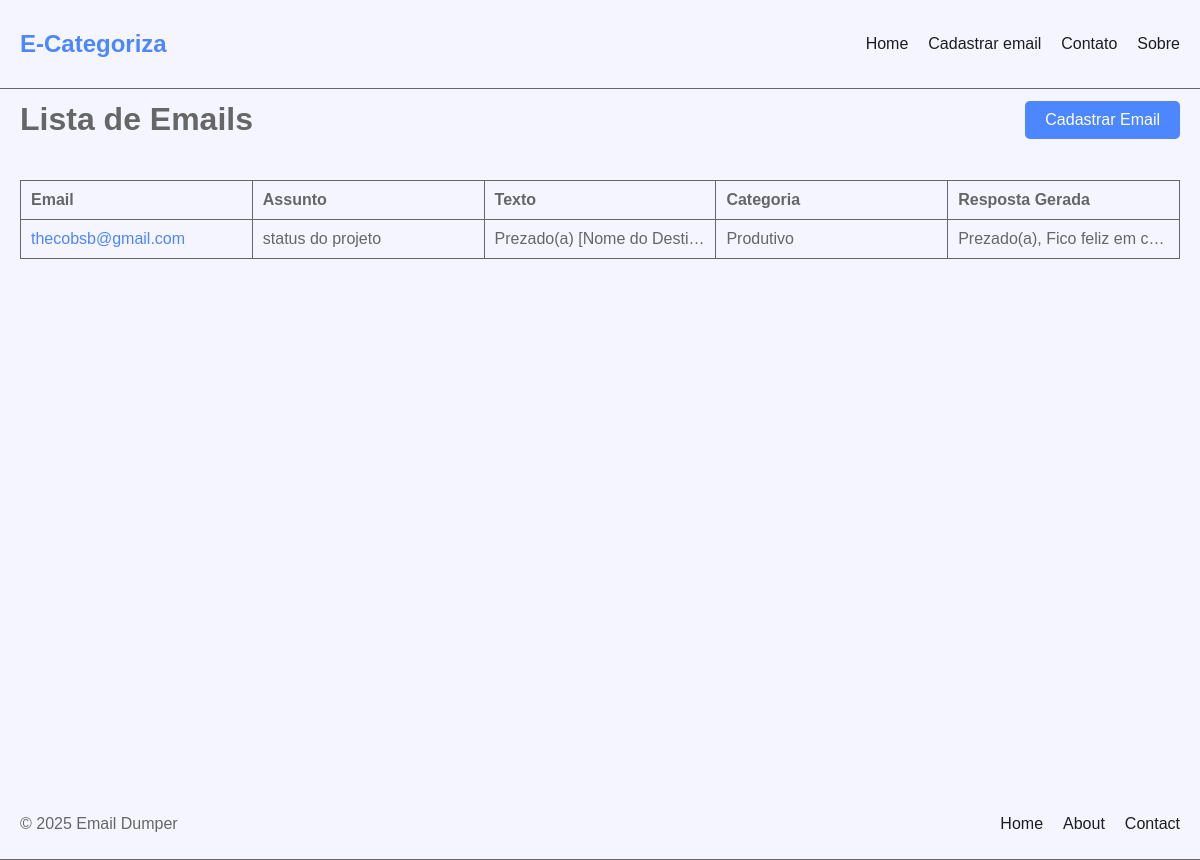
The page / on the database its author committed.
### api/models.py (models this page shows, shortened)
class Email(models.Model):
    email = models.EmailField()
    subject = models.CharField(max_length=100)
    message = models.TextField()
    category = models.CharField(max_length=100, blank=True, null=True)
    response = models.TextField(blank=True, null=True)
    def get_emails(self):
        return Email.objects.all()

### api/views.py (the view)
# urls.py: path('', GetEmailsView.as_view(), name='index'),
class GetEmailsView(View):
    def get(self, request):
        emails = Email().get_emails()
        return render(request, 'index.html', {'emails': emails})

### api/templates/index.html
{% extends "header.html" %}
{% block content %}
    <div style="display: flex; justify-content: space-between; align-items: center;">
        <h1>Lista de Emails</h1>
        <a href="/email/new" class="btn-primary">Cadastrar Email</a>
    </div>
    <table>
        <thead>
            <tr>
                <th>Email</th>
                <th>Assunto</th>
                <th>Texto</th>
                <th>Categoria</th>
                <th>Resposta Gerada</th>
            </tr>
        </thead>
        <tbody>
            {% for email in emails %}
                <tr>
                    <td><a href="/email/{{ email.id }}">{{ email.email }}</a></td>
                    <td>{{ email.subject }}</td>
                    <td>{{ email.message }}</td>
                    <td>{{ email.category }}</td>
                    <td>{{ email.response }}</td>
                </tr>
            {% endfor %}
        </tbody>
    </table>
{% endblock %}

### api/templates/header.html (shortened to what this page needs)
<!DOCTYPE html>
<html lang="en">
<head>
    {% load static %}
    <link rel="stylesheet" href="{% static 'style/styles.css' %}">
</head>
<body>
    <header id="header">
        <nav>
            <h1><a href="/">E-Categoriza</a></h1>
            <ul>
                <li><a href="/" class="nav-btn">Home</a></li>
                <li><a href="/email/new" class="nav-btn">Cadastrar email</a></li>
                <li><a href="/contact">Contato</a></li>
                <li><a href="/about" class="nav-btn">Sobre</a></li>
            </ul>
        </nav>
    </header>
    <main>
        {% block content %}{% endblock %}
    </main>
    {% include 'footer.html' %}
</body>
</html>

### api/templates/footer.html
<footer>
    <nav>
        <p>&copy; 2025 Email Dumper</p>
        <ul>
            <li><a href="/">Home</a></li>
            <li><a href="/about">About</a></li>
            <li><a href="/contact">Contact</a></li>
        </ul>
    </nav>
</footer>

### static/style/styles.css (style rules this page uses)
:root { --e-global-color-uicore_primary: #4D87FF; --e-global-color-uicore_secondary: #F8A156; --e-global-color-uicore_accent: #FD9800; --e-global-color-uicore_headline: #1D1D21; --e-global-color-uicore_body: #666666; --e-global-color-uicore_dark: #1D1D21; --e-global-color-uicore_light: #F4F5FF; --e-global-color-uicore_white: #FFFFFF; --e-global-color-7d02d31: #063456; }
body { font-family: Arial, sans-serif; margin: 0; padding: 0; display: flex; flex-direction: column; min-height: 100vh; padding-top: 60px; color: var(--e-global-color-uicore_body); background-color: var(--e-global-color-uicore_light); }
a { text-decoration: none; color: var(--e-global-color-uicore_primary); }
.nav-btn { text-decoration: none; color: var(--e-global-color-uicore_dark); }
.btn-primary { padding: 10px 20px; background-color: var(--e-global-color-uicore_primary); color: var(--e-global-color-uicore_white); border: none; border-radius: 5px; text-align: center; cursor: pointer; }
header, footer { background-color: var(--e-global-color-uicore_light); padding: 10px 20px; border-bottom: 1px solid var(--e-global-color-uicore_body); width: 100%; box-sizing: border-box; }
header nav, footer nav { display: flex; justify-content: space-between; align-items: center; }
header nav ul, footer nav ul { list-style: none; display: flex; gap: 20px; }
header nav ul li, footer nav ul li { display: inline; }
header nav ul li a, footer nav ul li a { text-decoration: none; color: var(--e-global-color-uicore_dark); }
header { position: fixed; top: 0; left: 0; width: 100%; transition: top 0.3s; z-index: 1000; }
table { width: 100%; border-collapse: collapse; margin-top: 20px; table-layout: fixed; }
table, th, td { border: 1px solid var(--e-global-color-uicore_body); }
th, td { padding: 10px; text-align: left; word-wrap: break-word; white-space: nowrap; overflow: hidden; text-overflow: ellipsis; }
main { flex: 1; padding: 20px; box-sizing: border-box; }

### rows shown on the page
Email: email "thecobsb@gmail.com", subject "status do projeto", message "Prezado(a) [Nome do Desti…", category "Produtivo", response "Prezado(a), Fico feliz em c…"
